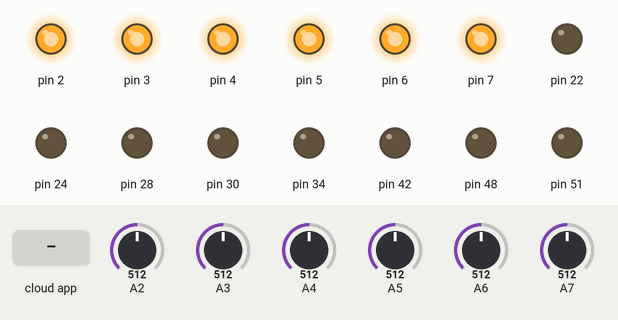
Recording of a sketch running on a simulated Arduino Mega 2560, built with avr-gcc and run on an emulated ATmega2560. Shown: output pins drawn as LEDs (lit = HIGH). The inputs (shaded band) are chosen by the test bench; at power-on: A2 = 512, A3 = 512, A4 = 512, A5 = 512, A6 = 512, A7 = 512. The ROS host is connected and sends only what is stated.

Above: at 1.2 s.
1.3 s: the phone or cloud app sets driveCommands to 1
At 2.3 s:
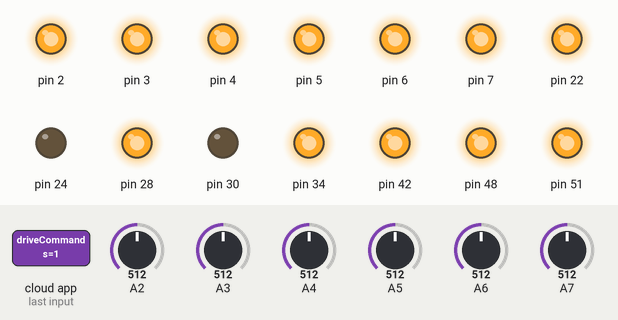
3.4 s: the phone or cloud app sets dutyCommands to 0
At 5.5 s:
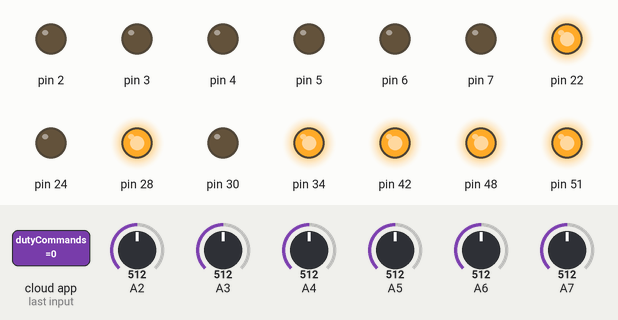
5.8 s: the phone or cloud app sets driveCommands to 0
At 7.8 s:
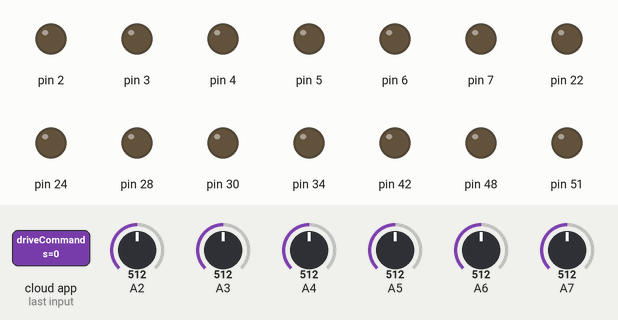
8.3 s: the phone or cloud app sets dutyCommands to 1
At 9.9 s:
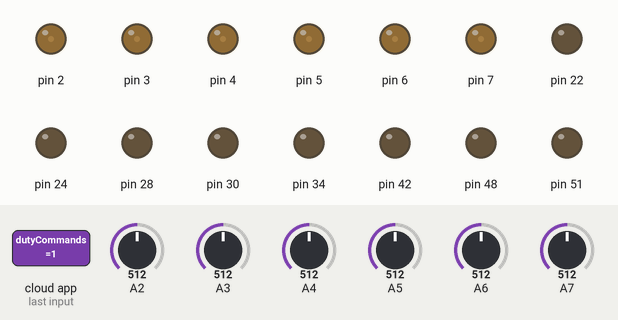
Timing chart, 0 to 11.4 s (numbered marks = the images above; inputs shaded):
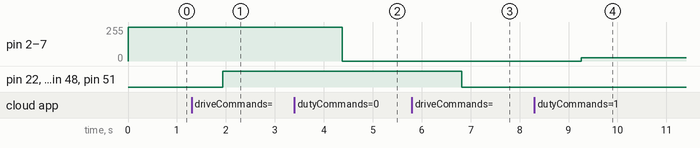

Measured:
- after the input at 1.3 s, pin 22, pin 28, pin 34, pin 42, pin 48, pin 51: LOW → HIGH after 0.64 s
- after the input at 3.4 s, pin 2–7: 255/255 → 0/255 after 0.98 s
- after the input at 5.8 s, pin 22, pin 28, pin 34, pin 42, pin 48, pin 51: HIGH → LOW after 1.0 s
- after the input at 8.3 s, pin 2–7: 0/255 → 25/255 after 0.96 s

The sketch:

Lunatron.ino
```cpp
#include <avr/io.h>
#include <avr/interrupt.h>
#include "motor.h"
#include "state.h"

//rosserial libraries
#include <ros.h>
#include <std_msgs/String.h>

//functions
void publishCurrent();
void publishLoad();
void publishEncoder();
void driveAction(const std_msgs::String& action);
void dutyAction(const std_msgs::String& action);

//ros node
ros::NodeHandle nh;

//messages
std_msgs::String currentData;
std_msgs::String loadData;
std_msgs::String encoderData;

//subscribers
ros::Subscriber<std_msgs::String> driveCommand("driveCommands", &driveAction);
ros::Subscriber<std_msgs::String> dutyCommand("dutyCommands", &dutyAction);

//publishers
ros::Publisher currentSensors("currentSensors", &currentData);
ros::Publisher loadSensors("loadSensors", &loadData);
ros::Publisher encoderSensors("encoderSensors", &encoderData);

//charArray buffers
char currentCharArray[60] = "1,2,3,4,5,6";
char loadCharArray[60] = "";
char encoderCharArray[60] = "";

void setup()
{
  //init ros node
  nh.initNode();

  //publishers
  nh.advertise(currentSensors);
  nh.advertise(loadSensors);
  nh.advertise(encoderSensors);

  //subscirbers
  nh.subscribe(driveCommand);
  nh.subscribe(dutyCommand);

  //init serial comm
  Serial.begin(57600);
}

void loop()
{
  //Obtain current sensor data and publish
  publishCurrent();

  //Obtain load cells and publish
  publishLoad();

  //Obtain encoders and publish
  publishEncoder();

  //mandatory spin
  nh.spinOnce();
  delay(500);
}

void publishCurrent() {
  //get data from motors
  char msg[256] = {0}, *m = msg;
  for (int i = 0; i < 6; i++) {
    dtostrf(Motor::location[i]->getCurrent(), 4, 2, m);
    while(*m) { m++; }
    *m++ = ',';
  }
  *(--m) = 0;

  //publish
  currentData.data = msg;
  currentSensors.publish(&currentData);
  nh.spinOnce();
}

void publishLoad() {
    nh.spinOnce();
}

void publishEncoder() {
    nh.spinOnce();
}

void driveAction(const std_msgs::String& action) {
  char switchChar = action.data[0];
   switch(switchChar){
    case '0': //STOP
      for (int h = 0; h < 6; h++)
        Motor::location[h]->setDirection(State::BRAKE);
      break;
    case '1': //FORWARD
      for (int h = 0; h < 3; h++)
        Motor::location[h]->setDirection(State::FWD);
      for (int h = 3; h < 6; h++)
        Motor::location[h]->setDirection(State::REV);
      break;
    case '2': //REVERSE
      for (int h = 0; h < 3; h++)
        Motor::location[h]->setDirection(State::REV);
      for (int h = 3; h < 6; h++)
        Motor::location[h]->setDirection(State::FWD);
      break;
    case '3': //LEFT
      for (int h = 0; h < 6; h++)
        Motor::location[h]->setDirection(State::REV);
      break;
    case '4': //RIGHT
      for (int h = 0; h < 6; h++)
        Motor::location[h]->setDirection(State::FWD);
      break;
    }
}

void dutyAction(const std_msgs::String& action) {
  char inBuff[3], *p = inBuff, dutyChar = action.data[0];
  *p++ = '0';
  *p++ = '.';
  *p++ = dutyChar;
  float duty = atof(inBuff);
  for (int i=0; i<6; i++) {
    if(duty>=0 && duty <=1)
      Motor::location[i]->setDuty(duty);
  }
}
```

CurrentSensor.cpp
```cpp
#include "Arduino.h"
#include "CurrentSensor.h"

CurrentSensor CurrentSensor::BL(A2, 1, 0);
CurrentSensor CurrentSensor::ML(A3, 1, 0);
CurrentSensor CurrentSensor::FL(A4, 1, 0);
CurrentSensor CurrentSensor::FR(A5, 1, 0);
CurrentSensor CurrentSensor::MR(A6, 1, 0);
CurrentSensor CurrentSensor::BR(A7, 1, 0);

CurrentSensor::CurrentSensor(int Pin, float CurrentScale, float CurrentOffset)
{
	_Pin = Pin;
	_CurrentScale = CurrentScale;
	_CurrentOffset = CurrentOffset;
	pinMode(_Pin, INPUT);
}

CurrentSensor::~CurrentSensor()
{

}
```

CurrentSensor.h
```cpp
#ifndef CurrentSensor_h
#define CurrentSensor_h

#include "Arduino.h"

class CurrentSensor
{
public:
	static CurrentSensor FL, ML, BL, FR, MR, BR;
	~CurrentSensor();

private:
	CurrentSensor(int Pin, float CurrentScale, float CurrentOffset);
	int _Pin;
	float _CurrentScale;
	float _CurrentOffset;
};


#endif
```

LoadCell.cpp
```cpp
#include "Arduino.h"
#include "LoadCell.h"

LoadCell LoadCell::BL(A8, 1, 0);
LoadCell LoadCell::ML(A9, 1, 0);
LoadCell LoadCell::FL(A10, 1, 0);
LoadCell LoadCell::FR(A11, 1, 0);
LoadCell LoadCell::MR(A12, 1, 0);
LoadCell LoadCell::BR(A13, 1, 0);

LoadCell::LoadCell(int Pin, float LoadScale, float LoadOffset)
{
	_Pin = Pin;
	_Loadscale = LoadScale;
	_LoadOffset = LoadOffset;
	pinMode(_Pin, INPUT);
}

LoadCell::~LoadCell()
{

}
```

LoadCell.h
```cpp
#ifndef LoadCell_h
#define LoadCell_h

#include "Arduino.h"

class LoadCell
{
public:
	static LoadCell FL, ML, BL, FR, MR, BR;
	~LoadCell();
private:
	LoadCell(int Pin, float LoadScale, float LoadOffset);
	int _Pin;
	float _Loadscale;
	float _LoadOffset;
};


#endif
```

motor.cpp
```cpp
#include "Arduino.h"
#include "motor.h"
#include "state.h"
#include "LoadCell.h"

#define PWM_FREQ 490

Motor Motor::BL(2, 22, 24, State::BRAKE, LoadCell::BL, A2, 0.0351, 0.0224);
Motor Motor::ML(3, 28, 30, State::BRAKE, LoadCell::ML, A3, 1, 0);
Motor Motor::FL(4, 34, 36, State::BRAKE, LoadCell::FL, A4, 0.0214, 0.0427);
Motor Motor::FR(5, 40, 42, State::BRAKE, LoadCell::FR, A5, 0.027, 0.0414);
Motor Motor::MR(6, 46, 48, State::BRAKE, LoadCell::MR, A6, 0.0244, -0.1317);
Motor Motor::BR(7, 53, 51, State::BRAKE, LoadCell::BR, A7, 0.0214, -0.2107);

Motor* Motor::location[6] = { &Motor::BL, &Motor::ML, &Motor::FL, &Motor::FR, &Motor::MR, &Motor::BR };

Motor::Motor(int pin, int A, int B, State& dir, LoadCell& location, int CurrentPin, float CurrentScale, float CurrentOffset)
{
	//Set Motor Values
	_PWMpin = pin;
	_dutyCycle = 1;
	_pinA = A;
	_pinB = B;
	_direction = &dir;
	_LoadSensor = &location;
	pinMode(_PWMpin, OUTPUT);
	analogWrite(_PWMpin, _dutyCycle * 255);
	pinMode(_pinA, OUTPUT);
	pinMode(_pinB, OUTPUT);
	setDirection(*_direction);

	//Set Current Sensor
	_currentPin = CurrentPin;
	_currentScale = CurrentScale;
	_currentOffset = CurrentOffset;
	pinMode(_currentPin, INPUT);
}

Motor::~Motor()
{
}

void Motor::setDuty(float duty)
{
	_dutyCycle = duty;
	analogWrite(_PWMpin, _dutyCycle * 255);
}

void Motor::setDirection(State &state)
{
	_direction = &state;
	digitalWrite(_pinA, state.readA());
	digitalWrite(_pinB, state.readB());
}

void Motor::switchDirection()
{
	_direction = &(_direction->opposite());
}

State& Motor::getDirection()
{
	return *_direction;
}

float Motor::getCurrent()
{
	int sum = 0;
	sumvar = 0;
	for (int i = 0; i < POLL_COUNT; i++)
	{
		sum += analogRead(_currentPin);
		sumvar += analogRead(_currentPin)*analogRead(_currentPin);
	}
	sumvar = sqrt(abs((sumvar - sum*sum / POLL_COUNT) / POLL_COUNT));
	return (float)(sum / POLL_COUNT);
}
```

motor.h
```cpp
/*
	motor.h - Library for controlling multiple motors
	Created by Nicole Devos, June 6, 2014
	NOTE: default pin for motor class is 2
		default dutyCycle for motor class is 0
*/
#ifndef Motor_h
#define Motor_h

#include "Arduino.h"
#include "state.h"
#include "LoadCell.h"
#include "CurrentSensor.h"

class Motor
{
	//Statics
	public:
	static Motor FL, ML, BL, FR, MR, BR;
	static Motor* location[6];

	private:
	static const int POLL_COUNT = 1000;

	//Data
	public:
	int sumvar;

	private:
	int _currentPin;
	float _currentScale;
	float _currentOffset;

	LoadCell* _LoadSensor;
	int _PWMpin;
	int _pinA;
	int _pinB;
	float _dutyCycle;
	State *_direction;


	//Constructors
	public:
	~Motor();

	private:
	Motor(int PWMpin, int pinA, int pinB, State &direction, LoadCell &location, int currentPin, float currentScale, float currentOffset);

	//Methods
	public:
	State& getDirection();
	void setDirection(State& state);
	void switchDirection();

	void setDuty(float duty);
	float getCurrent();
};

#endif
```

state.cpp
```cpp
#include "Arduino.h"
#include "state.h"


State State::FWD = State(HIGH, LOW);
State State::REV = State(LOW, HIGH);
State State::BRAKE = State(LOW, LOW);
bool State::oppositesAssigned = State::assignOpposites();

State::State(const bool A, const bool B)
{
	_A = A;
	_B = B;
}

State::~State()
{

}

bool State::operator==(State& src)
{
		return this==&src;
}

State& State::opposite() const
{
	return *_opposite;
}

bool State::readA(void)
{
          return _A;
}

bool State::readB(void)
{
          return _B;
}

bool State::assignOpposites()
{
	FWD._opposite = &REV;
	BRAKE._opposite = &BRAKE;
	REV._opposite = &FWD;

	return true;
}
```

state.h
```cpp
/*
	state.h - Library for controlling motor direction pins
	Created by Nicole Devos, June 7, 2014
*/
#ifndef State_h
#define State_h

#include "Arduino.h"

class State
{
public:
	static State FWD, REV, BRAKE;
	bool readA(void);
	bool readB(void);
	~State();
	bool operator==(State& src);
	State& opposite() const;
private:
	State(const bool A, const bool B);
	State* _opposite;
	bool _A;
	bool _B;

	static bool oppositesAssigned;
	static bool assignOpposites();
};

#endif
```
